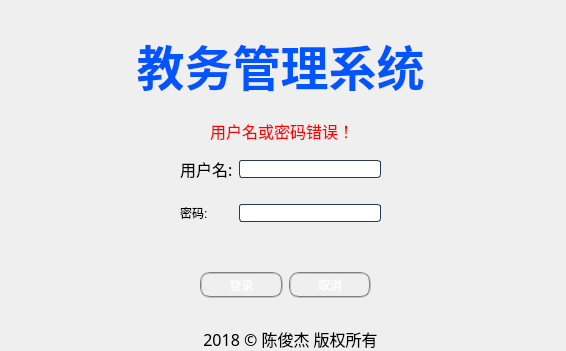
<?xml version="1.0" encoding="UTF-8"?>
<ui version="4.0">
 <class>Login</class>
 <widget class="QDialog" name="Login">
  <property name="geometry">
   <rect>
    <x>0</x>
    <y>0</y>
    <width>566</width>
    <height>351</height>
   </rect>
  </property>
  <property name="windowTitle">
   <string>登录</string>
  </property>
  <property name="styleSheet">
   <string notr="true">QDialog
{
border-image: url(:/image/login_back.jpg)
}
*{
font: 12pt &quot;等线&quot;;
}</string>
  </property>
  <widget class="QWidget" name="horizontalLayoutWidget">
   <property name="geometry">
    <rect>
     <x>200</x>
     <y>260</y>
     <width>171</width>
     <height>51</height>
    </rect>
   </property>
   <layout class="QHBoxLayout" name="horizontalLayout">
    <item>
     <widget class="QPushButton" name="login_btn">
      <property name="styleSheet">
       <string notr="true">border:2px groove gray;border-radius:10px;padding:2px 4px;
color: rgb(255, 255, 255);</string>
      </property>
      <property name="text">
       <string>登录</string>
      </property>
      <property name="checkable">
       <bool>true</bool>
      </property>
      <property name="checked">
       <bool>false</bool>
      </property>
     </widget>
    </item>
    <item>
     <widget class="QPushButton" name="cancel_btn">
      <property name="styleSheet">
       <string notr="true">border:2px groove gray;border-radius:10px;padding:2px 4px;
color: rgb(255, 255, 255);</string>
      </property>
      <property name="text">
       <string>取消</string>
      </property>
     </widget>
    </item>
   </layout>
  </widget>
  <widget class="QWidget" name="gridLayoutWidget">
   <property name="geometry">
    <rect>
     <x>180</x>
     <y>140</y>
     <width>201</width>
     <height>101</height>
    </rect>
   </property>
   <layout class="QGridLayout" name="gridLayout">
    <item row="0" column="0">
     <widget class="QLabel" name="username_label">
      <property name="font">
       <font>
        <family>等线</family>
        <pointsize>12</pointsize>
        <weight>50</weight>
        <italic>false</italic>
        <bold>false</bold>
       </font>
      </property>
      <property name="styleSheet">
       <string notr="true">color: rgb(0,0,0);</string>
      </property>
      <property name="text">
       <string>用户名:</string>
      </property>
      <property name="buddy">
       <cstring>username_edit</cstring>
      </property>
     </widget>
    </item>
    <item row="1" column="0">
     <widget class="QLabel" name="password_label">
      <property name="styleSheet">
       <string notr="true">color: rgb(0,0,0);</string>
      </property>
      <property name="frameShape">
       <enum>QFrame::NoFrame</enum>
      </property>
      <property name="frameShadow">
       <enum>QFrame::Plain</enum>
      </property>
      <property name="text">
       <string>密码:</string>
      </property>
      <property name="buddy">
       <cstring>passowrd_edit</cstring>
      </property>
     </widget>
    </item>
    <item row="1" column="1">
     <widget class="QLineEdit" name="passowrd_edit">
      <property name="styleSheet">
       <string notr="true">QLineEdit {
    border: 1px solid rgb(41, 57, 85); 
    border-radius: 3px; 
    background: white;   
    selection-background-color: green; 
}
 
QLineEdit:hover {
    border: 1px solid blue; 
}</string>
      </property>
      <property name="frame">
       <bool>true</bool>
      </property>
      <property name="echoMode">
       <enum>QLineEdit::Password</enum>
      </property>
     </widget>
    </item>
    <item row="0" column="1">
     <widget class="QLineEdit" name="username_edit">
      <property name="styleSheet">
       <string notr="true">QLineEdit {
    border: 1px solid rgb(41, 57, 85); 
    border-radius: 3px; 
    background: white;   
    selection-background-color: green; 
}
 
QLineEdit:hover {
    border: 1px solid blue; 
}</string>
      </property>
     </widget>
    </item>
   </layout>
  </widget>
  <widget class="QLabel" name="wrong_label">
   <property name="geometry">
    <rect>
     <x>210</x>
     <y>120</y>
     <width>161</width>
     <height>21</height>
    </rect>
   </property>
   <property name="font">
    <font>
     <family>等线</family>
     <pointsize>12</pointsize>
     <weight>50</weight>
     <italic>false</italic>
     <bold>false</bold>
    </font>
   </property>
   <property name="styleSheet">
    <string notr="true">color: rgb(255, 0, 0);</string>
   </property>
   <property name="text">
    <string>用户名或密码错误！</string>
   </property>
  </widget>
  <widget class="QLabel" name="hello_label">
   <property name="geometry">
    <rect>
     <x>130</x>
     <y>30</y>
     <width>301</width>
     <height>71</height>
    </rect>
   </property>
   <property name="styleSheet">
    <string notr="true">color: rgb(255, 255, 255);</string>
   </property>
   <property name="text">
    <string>&lt;html&gt;&lt;head/&gt;&lt;body&gt;&lt;p align=&quot;center&quot;&gt;&lt;span style=&quot; font-size:36pt; font-weight:600; color:#0055ff;&quot;&gt;教务管理系统&lt;/span&gt;&lt;/p&gt;&lt;/body&gt;&lt;/html&gt;</string>
   </property>
  </widget>
  <widget class="QLabel" name="copy_label">
   <property name="geometry">
    <rect>
     <x>200</x>
     <y>330</y>
     <width>181</width>
     <height>21</height>
    </rect>
   </property>
   <property name="font">
    <font>
     <family>等线</family>
     <pointsize>12</pointsize>
     <weight>50</weight>
     <italic>false</italic>
     <bold>false</bold>
    </font>
   </property>
   <property name="layoutDirection">
    <enum>Qt::LeftToRight</enum>
   </property>
   <property name="text">
    <string>2018 © 陈俊杰 版权所有</string>
   </property>
   <property name="alignment">
    <set>Qt::AlignBottom|Qt::AlignHCenter</set>
   </property>
  </widget>
 </widget>
 <tabstops>
  <tabstop>username_edit</tabstop>
  <tabstop>passowrd_edit</tabstop>
  <tabstop>login_btn</tabstop>
  <tabstop>cancel_btn</tabstop>
 </tabstops>
 <resources/>
 <connections/>
</ui>
